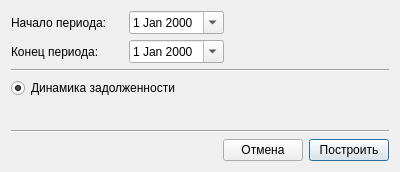
<?xml version="1.0" encoding="UTF-8"?>
<ui version="4.0">
 <class>ChartChoiceDialog</class>
 <widget class="QDialog" name="ChartChoiceDialog">
  <property name="geometry">
   <rect>
    <x>0</x>
    <y>0</y>
    <width>400</width>
    <height>172</height>
   </rect>
  </property>
  <property name="windowTitle">
   <string>Построить график</string>
  </property>
  <layout class="QGridLayout" name="gridLayout">
   <item row="0" column="0">
    <widget class="QLabel" name="label">
     <property name="text">
      <string>Начало периода:</string>
     </property>
    </widget>
   </item>
   <item row="1" column="2">
    <widget class="QDateEdit" name="de_end">
     <property name="calendarPopup">
      <bool>true</bool>
     </property>
    </widget>
   </item>
   <item row="6" column="0" colspan="4">
    <layout class="QHBoxLayout" name="horizontalLayout">
     <item>
      <spacer name="horizontalSpacer">
       <property name="orientation">
        <enum>Qt::Orientation::Horizontal</enum>
       </property>
       <property name="sizeHint" stdset="0">
        <size>
         <width>40</width>
         <height>20</height>
        </size>
       </property>
      </spacer>
     </item>
     <item>
      <widget class="QPushButton" name="pb_cancel">
       <property name="text">
        <string>Отмена</string>
       </property>
      </widget>
     </item>
     <item>
      <widget class="QPushButton" name="pb_continue">
       <property name="text">
        <string> Построить </string>
       </property>
       <property name="default">
        <bool>true</bool>
       </property>
      </widget>
     </item>
    </layout>
   </item>
   <item row="0" column="1">
    <spacer name="horizontalSpacer_3">
     <property name="orientation">
      <enum>Qt::Orientation::Horizontal</enum>
     </property>
     <property name="sizeType">
      <enum>QSizePolicy::Policy::Fixed</enum>
     </property>
     <property name="sizeHint" stdset="0">
      <size>
       <width>10</width>
       <height>20</height>
      </size>
     </property>
    </spacer>
   </item>
   <item row="4" column="0">
    <spacer name="verticalSpacer">
     <property name="orientation">
      <enum>Qt::Orientation::Vertical</enum>
     </property>
     <property name="sizeHint" stdset="0">
      <size>
       <width>20</width>
       <height>40</height>
      </size>
     </property>
    </spacer>
   </item>
   <item row="0" column="3">
    <spacer name="horizontalSpacer_2">
     <property name="orientation">
      <enum>Qt::Orientation::Horizontal</enum>
     </property>
     <property name="sizeHint" stdset="0">
      <size>
       <width>40</width>
       <height>20</height>
      </size>
     </property>
    </spacer>
   </item>
   <item row="5" column="0" colspan="4">
    <widget class="Line" name="line_2">
     <property name="orientation">
      <enum>Qt::Orientation::Horizontal</enum>
     </property>
    </widget>
   </item>
   <item row="1" column="0">
    <widget class="QLabel" name="label_2">
     <property name="text">
      <string>Конец периода:</string>
     </property>
    </widget>
   </item>
   <item row="2" column="0" colspan="4">
    <widget class="Line" name="line">
     <property name="orientation">
      <enum>Qt::Orientation::Horizontal</enum>
     </property>
    </widget>
   </item>
   <item row="3" column="0" colspan="3">
    <widget class="QRadioButton" name="rb_chart1">
     <property name="text">
      <string>Динамика задолженности</string>
     </property>
     <property name="checked">
      <bool>true</bool>
     </property>
    </widget>
   </item>
   <item row="0" column="2">
    <widget class="QDateEdit" name="de_start">
     <property name="calendarPopup">
      <bool>true</bool>
     </property>
    </widget>
   </item>
  </layout>
 </widget>
 <tabstops>
  <tabstop>de_start</tabstop>
  <tabstop>de_end</tabstop>
  <tabstop>rb_chart1</tabstop>
  <tabstop>pb_cancel</tabstop>
  <tabstop>pb_continue</tabstop>
 </tabstops>
 <resources/>
 <connections/>
</ui>
